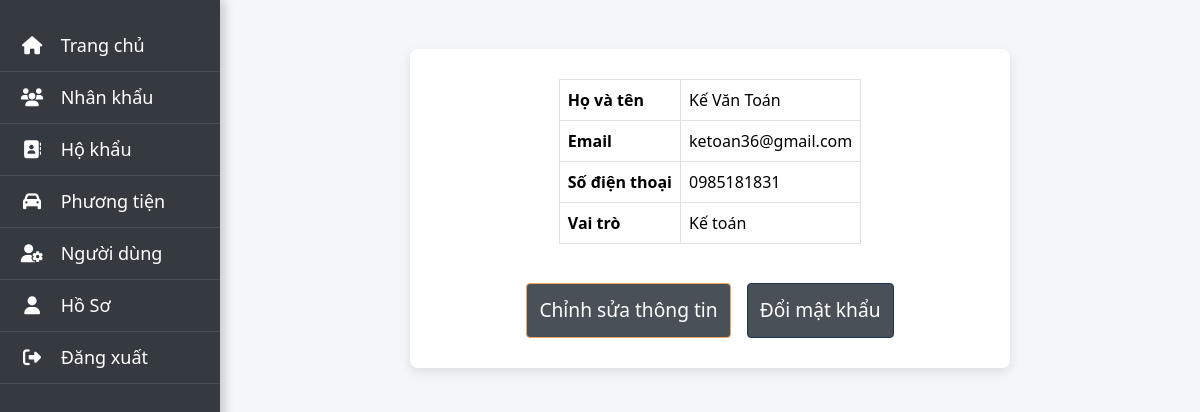
The page /chitiet_hoso/ (signed in) on the database its author committed.
### apartment_management/models.py (models this page shows, shortened)
class NguoiDung(models.Model):
    VAI_TRO_CHOICES = [
        ('Quản lý', 'Quản lý'),
        ('Kế toán', 'Kế toán'),
    ]
    user = models.OneToOneField(User, on_delete=models.CASCADE)
    ho_ten = models.CharField(max_length=100)
    email = models.EmailField(max_length=100)
    so_dien_thoai = models.CharField(max_length=15)
    vai_tro = models.CharField(max_length=30, choices=VAI_TRO_CHOICES)

### apartment_management/views/nguoidung_views.py (the view)
# urls.py: path('chitiet_hoso/', nguoidung_views.chitiet_hoso, name='chitiet_hoso'),
@login_required
def chitiet_hoso(request):
    try:
        nguoi_dung = request.user.nguoidung
    except NguoiDung.DoesNotExist:
        messages.error(request, "Không tìm thấy thông tin người dùng.")
        return redirect('quanly_dashboard')
    return render(request, 'nguoidung/chitiet_hoso.html', {'nguoi_dung': nguoi_dung})

### apartment_management/templates/nguoidung/chitiet_hoso.html
{% extends 'quanly/quanly_base.html' %}
{% block content %}
<div class="container mt-4">
    <form method="GET">
        <table class="table table-bordered w-auto mx-auto">
            <tbody>
                <tr>
                    <th>Họ và tên</th>
                    <td>{{ nguoi_dung.ho_ten }}</td>
                </tr>
                <tr>
                    <th>Email</th>
                    <td>{{ nguoi_dung.email }}</td>
                </tr>
                <tr>
                    <th>Số điện thoại</th>
                    <td>{{ nguoi_dung.so_dien_thoai }}</td>
                </tr>
                <tr>
                    <th>Vai trò</th>
                    <td>{{ nguoi_dung.vai_tro }}</td>
                </tr>
            </tbody>
        </table>
        <div class="d-flex justify-content-center mt-4">
            <a href="{% url 'sua_hoso' %}" class="btn btn-warning btn-lg mx-2">Chỉnh sửa thông tin</a>
            <a href="{% url 'thaydoi_matkhau' %}" class="btn btn-primary btn-lg mx-2">Đổi mật khẩu</a>
        </div>
    </form>
</div>
{% endblock %}

### apartment_management/static/css/style.css (style rules this page uses)
body { font-family: 'Segoe UI', Tahoma, Geneva, Verdana, sans-serif; margin: 0; padding: 0; background-color: #f4f6f9; color: #495057; }
.btn { border-radius: 8px; font-weight: 500; }
.btn-primary { background-color: #1d3557; border-color: #1d3557; color: white; transition: background-color 0.3s, transform 0.2s ease-in-out; }
.btn-warning { background-color: #f4a261; border-color: #f4a261; color: white; transition: background-color 0.3s, transform 0.2s ease-in-out; }
form { max-width: 600px; margin: 0 auto; padding: 30px; background-color: #ffffff; border-radius: 8px; box-shadow: 0 4px 12px rgba(0, 0, 0, 0.1); }
form a.btn { padding: 12px; font-size: 1.2rem; color: white; background-color: #495057; border-radius: 4px; display: inline-block; margin-top: 15px; text-align: center; text-decoration: none; transition: background-color 0.3s; }

### rows shown on the page
NguoiDung: ho_ten "Kế Văn Toán", email "ketoan36@gmail.com", so_dien_thoai "0985181831", vai_tro "Kế toán"
